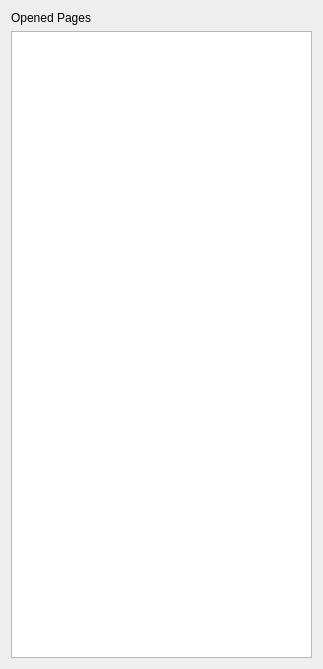
<?xml version="1.0" encoding="UTF-8"?>
<ui version="4.0">
 <class>Form</class>
 <widget class="QWidget" name="Form">
  <property name="geometry">
   <rect>
    <x>0</x>
    <y>0</y>
    <width>323</width>
    <height>669</height>
   </rect>
  </property>
  <property name="windowTitle">
   <string>Form</string>
  </property>
  <layout class="QVBoxLayout" name="verticalLayout">
   <item>
    <widget class="QLabel" name="label">
     <property name="text">
      <string>Opened Pages</string>
     </property>
    </widget>
   </item>
   <item>
    <widget class="QListView" name="listView_pages"/>
   </item>
  </layout>
 </widget>
 <resources/>
 <connections/>
</ui>
